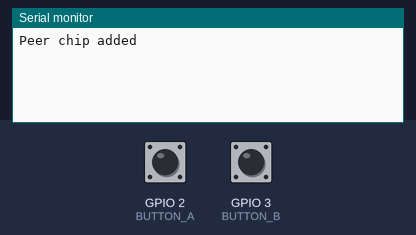
Simulated run of this sketch. Board: ESP32. Shown: the last lines printed to the serial monitor. The test bench sets the inputs (shaded band); at power-on: GPIO 2 (BUTTON_A) HIGH, GPIO 3 (BUTTON_B) HIGH.

Above: at 1.2 s.
1.3 s: GPIO 2 (BUTTON_A) pulled LOW for 0.15 s
At 1.7 s:
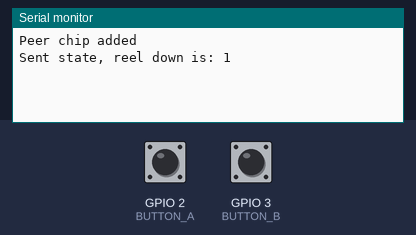
2.9 s: GPIO 3 (BUTTON_B) pulled LOW for 0.15 s
At 4.1 s:
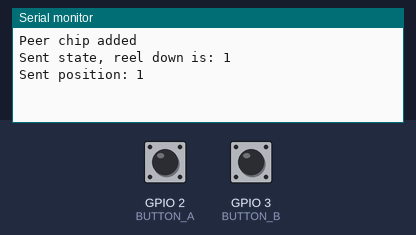
4.5 s: GPIO 2 (BUTTON_A) pulled LOW for 1 s
At 5.6 s:
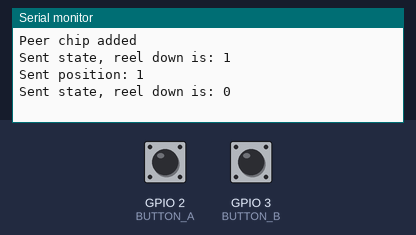
7.0 s: GPIO 3 (BUTTON_B) pulled LOW for 1 s
At 7.7 s:
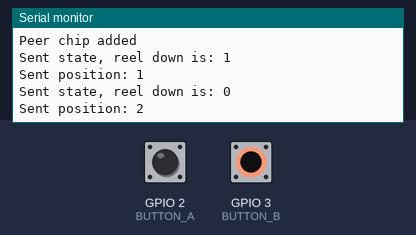

The sketch:

sender.ino
```cpp
#include <WiFi.h>
#include <esp_now.h>

const int BUTTON_A = D1;
const int BUTTON_B = D2;
const uint8_t receiverMac[] = {0x58, 0x8C, 0x81, 0xA9, 0x4A, 0x9C};
int pivot_state = 0;
bool reel_down = false;
int direction = 1;

int lastA = HIGH;
int lastB = HIGH;

struct PositionCommand {
  uint8_t type; // the key check value
  uint8_t position;  // the actual position command
};

struct ReelCommand {
  uint8_t type;
  uint8_t reelState;
};

void setup() {
  Serial.begin(115200);
  pinMode(BUTTON_A, INPUT_PULLUP);
  pinMode(BUTTON_B, INPUT_PULLUP);

  WiFi.mode(WIFI_STA);

  if (esp_now_init() != ESP_OK) {
    Serial.println("ESP_NOW Failed to start");
    return;
  }

  esp_now_peer_info_t peer = {};
  memcpy(peer.peer_addr, receiverMac, 6);
  peer.channel = 0;
  peer.encrypt = false;

  if (esp_now_add_peer(&peer) != ESP_OK) {
    Serial.println("Failed to add peer");
    return;
  }

  Serial.println("Peer chip added");

}

void sendPosition() {
    PositionCommand cmd = {1, (uint8_t)pivot_state};
    esp_err_t result = esp_now_send(receiverMac, (uint8_t*)&cmd, sizeof(cmd));

    if (result == ESP_OK) {
    Serial.print("Sent position: ");
    Serial.println(pivot_state);
    }
    else {
    Serial.println("Send failed");
    }
}

void sendReelState() {
    ReelCommand cmd = {2, (uint8_t)reel_down};
    esp_err_t result = esp_now_send(receiverMac, (uint8_t*)&cmd, sizeof(cmd));

    if (result == ESP_OK) {
    Serial.print("Sent state, reel down is: ");
    Serial.println(reel_down);
    }
    else {
    Serial.println("Send failed");
    }
}

void loop() {
  int a = digitalRead(BUTTON_A);
  int b = digitalRead(BUTTON_B);

  if (a == LOW && lastA == HIGH) {
    reel_down = !reel_down;
    sendReelState();
  }

 if (b == LOW && lastB == HIGH) {
  pivot_state += direction;

  if (pivot_state >= 4) {
    pivot_state = 4;
    direction = -1;
  }
  else if (pivot_state <= 0) {
    pivot_state = 0;
    direction = 1;
  }

  sendPosition();
}

  lastA = a;
  lastB = b;
  delay(20);
}
```

Measured:
- after the input at 1.3 s, the serial monitor: prints a new line at once (image 1)
- after the input at 2.9 s, the serial monitor: prints a new line at once (image 2)
- after the input at 4.5 s, the serial monitor: prints a new line at once (image 3)
- after the input at 7.0 s, the serial monitor: prints a new line at once (image 4)
